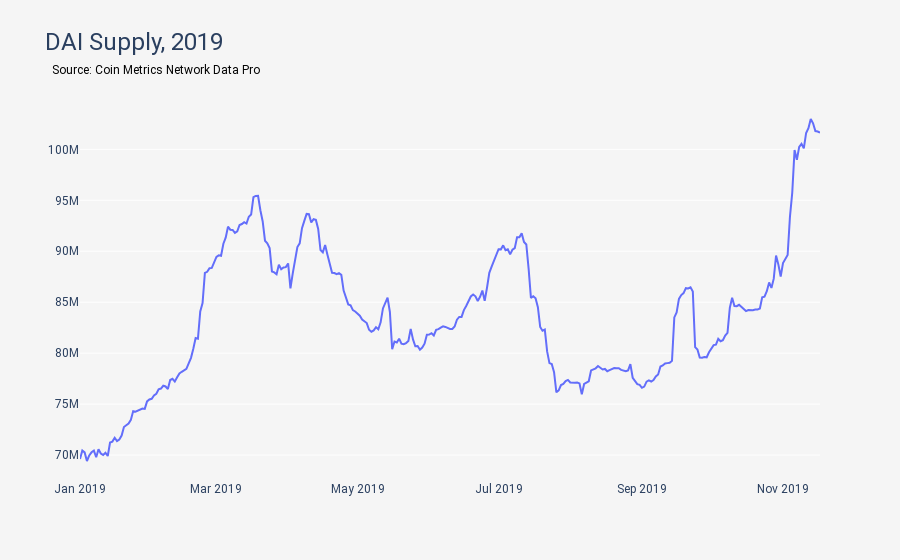

Here is the notebook cell this chart was saved with:
### Code cell
LineChartMetricByAssets(title='DAI Supply, 2019', metric='SplyCur', assets=['dai']).run(dai_df).fig.show()

### Figure 1 — Plotly figure (JSON) as saved in the notebook; plotly's stock layout.template omitted (floating-point values rounded to 4 significant figures; data arrays with more than 128 entries replaced by an {"elided": "..."} marker saying what was removed)
{"data": [{"mode": "lines", "name": "dai", "type": "scatter", "x": {"elided": "321 str values"}, "y": {"elided": "321 float values"}}], "layout": {"annotations": [{"align": "left", "font": {"color": "black", "size": 12}, "showarrow": false, "text": "Source: Coin Metrics Network Data Pro", "valign": "top", "x": -0.04, "xref": "paper", "y": 1.103, "yref": "paper"}], "font": {"family": "Roboto"}, "legend": {"bgcolor": "#F5F5F5", "orientation": "h", "x": 0.5, "xanchor": "center", "y": 1.05, "yanchor": "top"}, "paper_bgcolor": "#F5F5F5", "plot_bgcolor": "#F5F5F5", "title": {"font": {"family": "Roboto", "size": 24}, "text": "DAI Supply, 2019"}, "xaxis": {"showgrid": false}}}
